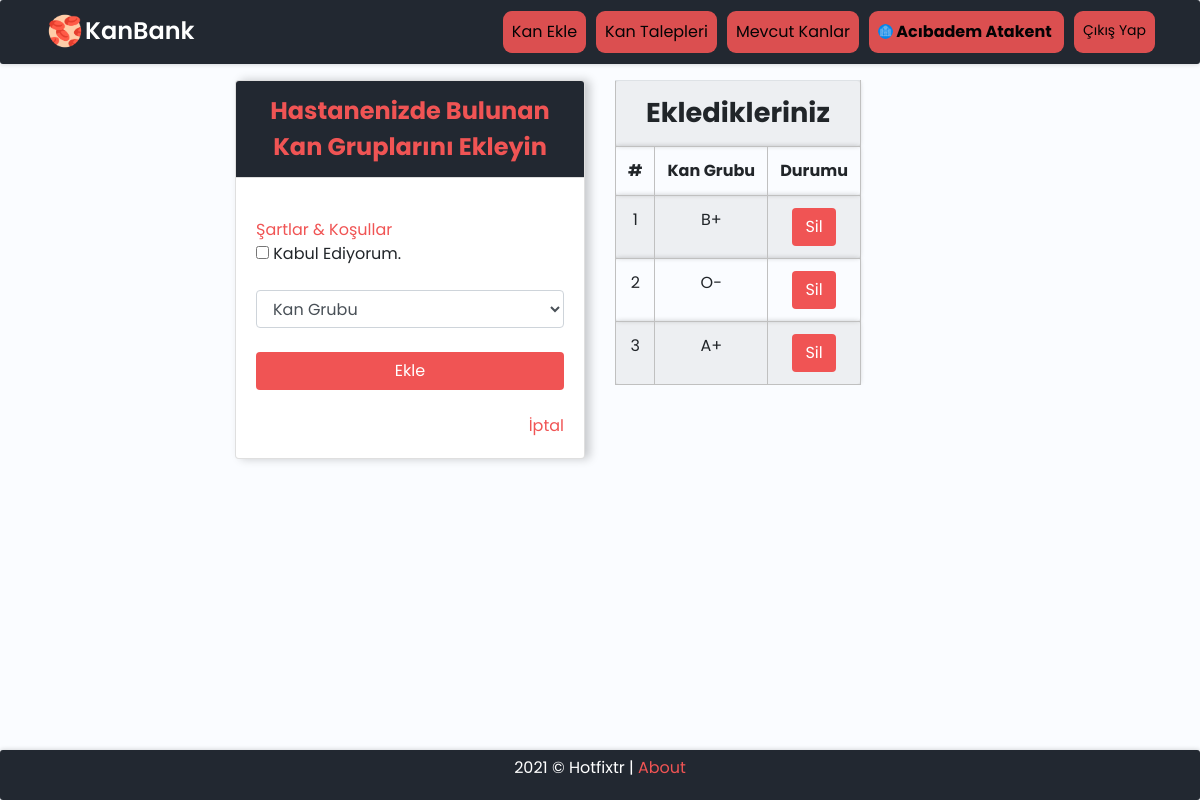
The page /bloodinfo.php (signed in) on the database its author committed.
### tables this page shows
CREATE TABLE `bloodinfo` (
  `bid` int(11) NOT NULL,
  `hid` int(11) NOT NULL,
  `bg` varchar(10) NOT NULL
);

### message.php (called while the page is built, shortened)
<?php $counter=0; if(isset($_GET['msg'])) { ?>
	<div class="col-5 alert alert alert-success alert-dismissible fade show card" id="message">
		<button type="button" class="close" data-dismiss="alert" title="close">&times;</button><?php echo $_GET['msg'];?>
	</div>
<?php }?>

### bloodinfo.php (the view, shortened to what this page needs)
<?php
  require 'file/connection.php';
  if(!isset($_SESSION['hid']))
  {
  header('location:login.php');
  }
  else {
?>
<!DOCTYPE html>
<html>
<?php require 'head.php'; ?>
<body>
  <?php require 'header.php'; ?>
    <div class="container cont">
      <?php require 'message.php'; ?>
      <div class="row justify-content-center">
         <div class="col-lg-4 col-md-5 col-sm-6 col-xs-7 mb-5">
          <div class="card">
            <div class="card-header title">Hastanenizde Bulunan Kan Gruplarını Ekleyin</div>
        <div class="card-body">
        <form action="file/infoAdd.php" method="post">
          <a data-toggle="collapse" class="register-link"href="#collapseExample" role="button" aria-expanded="false" aria-controls="collapseExample" title="click to see">Şartlar & Koşullar</a><br>
          <input type="checkbox" name="condition" value="Kabul et" required> Kabul Ediyorum.<br><br>
          <select class="form-control" name="bg" required="">
                <option disabled selected>Kan Grubu</option>
          </select><br>
          <input type="submit" name="add" value="Ekle" class="btn login-btn btn-block"><br>
          <a href="index.php" class="float-right login-link" title="iptal">İptal</a>
        </form>
         </div>
       </div>
     </div>
<?php   if(isset($_SESSION['hid'])){
    $hid=$_SESSION['hid'];
    $sql = "select * from bloodinfo where hid='$hid'";
    $result = mysqli_query($conn, $sql);
  }
  ?>
    <div class="col-lg-4 col-md-5 col-sm-6 col-xs-7 mb-5">
          <table class="table table-striped table-responsive">
            <th colspan="4" class="title">Ekledikleriniz</th>
            <tr>
              <th>#</th>
              <th>Kan Grubu</th>
              <th>Durumu</th>
            </tr>
            <?php while($row = mysqli_fetch_array($result)) { ?>
            <tr>
              <td><?php echo ++$counter; ?></td>
              <td><?php echo $row['bg'];?></td>
              <td><a href="file/delete.php?bid=<?php echo $row['bid'];?>" class="btn login-btn">Sil</a></td>
            </tr>
            <?php } ?>
          </table>
      </div>
   </div>
</div>
<?php require 'footer.php' ?>
</body>
<?php } ?>

### css/style.css (style rules this page uses)
body { background-color: #fafcff; margin-bottom: 60px; }
* { padding: 0; margin: 0; font-family: 'Poppins', sans-serif; }
html { position: relative; min-height: 100%; }
.login-link, .register-link { color: #f05454; }
.login-btn, .register-btn { background: #f05454; color: #fff; }
.card-header { color: #f05454; border-bottom: 1px solid #dddddd; background: #222831; }
.cont { margin-bottom: 0; text-align: start; font-size: 1em; }
.card { box-shadow: 5px 0px 10px rgba(0, 0, 0, 0.2); }
nav, .footer, tr, video { border-radius: 3px; transition: all 300ms ease-out; box-shadow: 0px 0px 5px rgba(0, 0, 0, 0.2); }
tr, th, td { border: 0.1px solid silver; text-align: center; }
.title { font-weight: bold; font-size: 1.7em; text-transform: capitalize; text-align: center; }
.card-header { font-weight: bolder; font-size: 1.5em; }
form { padding-top: 20px; }
a:link { text-decoration: none; }

### rows shown on the page
bloodinfo: bg "B+"
bloodinfo: bg "O-"
bloodinfo: bg "A+"

### other values the page prints
$_SESSION['hname'] "Acıbadem Atakent"
